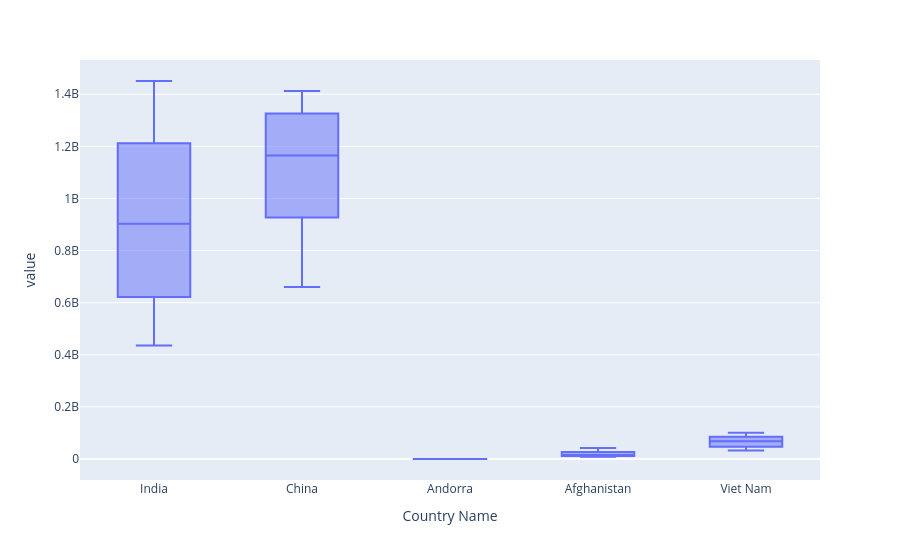

Notebook code cell kept with this figure:
### Code cell
px.box(df_pivot)

### Figure 1 — Plotly figure (JSON) as saved in the notebook; plotly's stock layout.template omitted (floating-point values rounded to 4 significant figures; data arrays with more than 128 entries replaced by an {"elided": "..."} marker saying what was removed)
{"data": [{"alignmentgroup": "True", "hovertemplate": "Country Name=%{x}<br>value=%{y}<extra></extra>", "legendgroup": "", "marker": {"color": "#636efa"}, "name": "", "notched": false, "offsetgroup": "", "orientation": "v", "showlegend": false, "type": "box", "x": {"elided": "325 str values"}, "x0": " ", "xaxis": "x", "y": {"elided": "325 float values"}, "y0": " ", "yaxis": "y"}], "layout": {"boxmode": "group", "legend": {"tracegroupgap": 0}, "margin": {"t": 60}, "xaxis": {"anchor": "y", "domain": [0, 1], "title": {"text": "Country Name"}}, "yaxis": {"anchor": "x", "domain": [0, 1], "title": {"text": "value"}}}}
